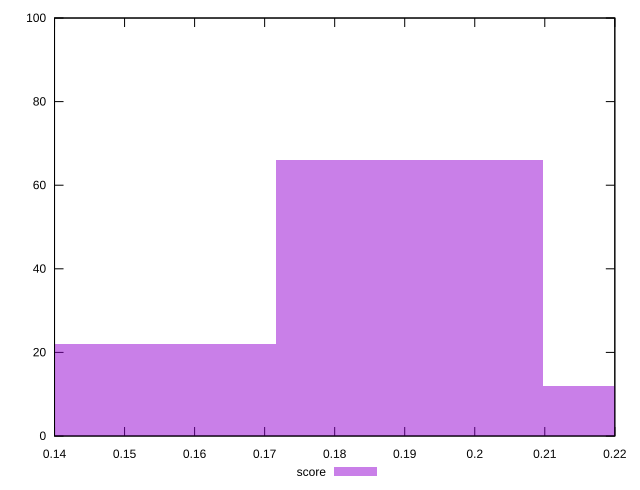

Recreate this plot in gnuplot.
reset

$score <<EOF
0.1906427374297111 66
0.1525141899437689 22
0.22877128491565335 12
EOF

set key outside below
set boxwidth 0.03812854748594222
set xrange [0.14:0.22]
set yrange [0:100]
set trange [0:100]
set style fill transparent solid 0.5 noborder
set terminal svg size 640, 490 enhanced background rgb 'white'
set output "report_00021_2021-02-20T09:16:39.615Z/largest-contentful-paint/samples/pages+cached+noadtech+nomedia/score/histogram.svg"

plot $score title "score" with boxes

reset
